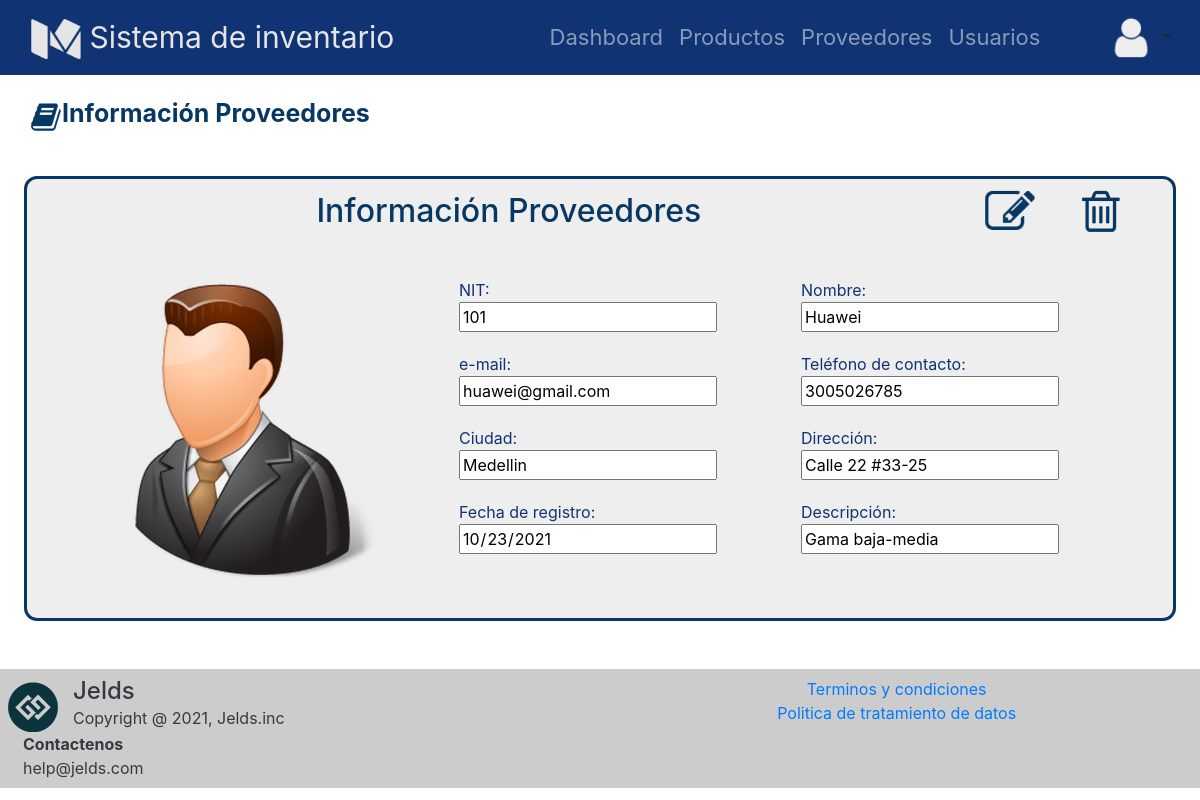
Before: /proveedores/informacion/101 with the older database file.
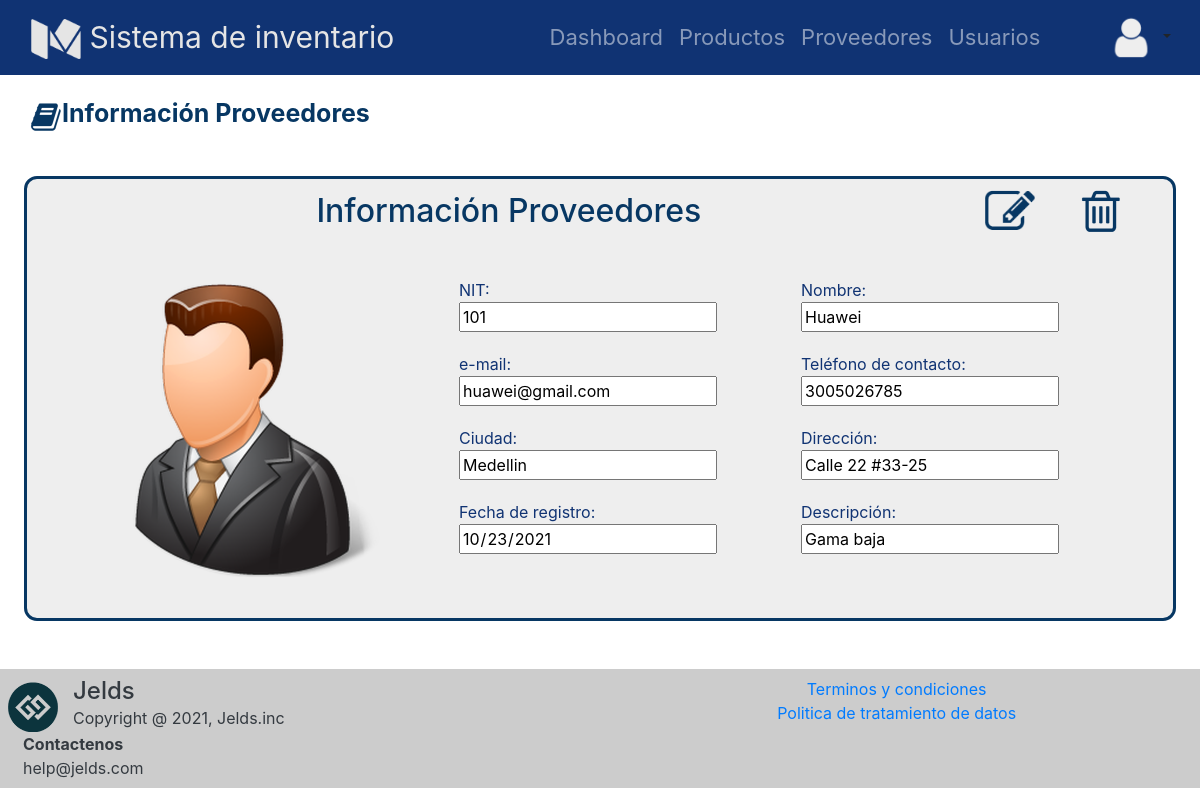
After: the same page with the newer database file.
### tables this page shows
CREATE TABLE proveedor (id_prov INTEGER NOT NULL, nom_prov VARCHAR (25) NOT NULL, dirección_prov VARCHAR (30) NOT NULL, email_prov VARCHAR NOT NULL, fecha_ingreso_prov DATETIME DEFAULT CURRENT_TIMESTAMP, img_prov VARCHAR, ciudad_prov VARCHAR (30) NOT NULL, tel_prov INTEGER, desc_prov TEXT, PRIMARY KEY (id_prov));

### app.py (the view)
@app.route("/proveedores/informacion/<int:id>", methods=["GET"])
def info_proveedor_vista(id):
    proveedor=get_one_proveedor(id)
    submenu="Información"
    menu="Proveedores"
    return render_template('formularioProUser.html', submenu=submenu, menu=menu, tabla=proveedor)

### templates/formularioProUser.html (shortened to what this page needs)
{% extends "base.html" %}
{% block css %}
<link rel="stylesheet" href="{{ url_for('static', filename='css/normalize.min.css') }}">
<link rel="stylesheet" href="https://cdn.jsdelivr.net/npm/bootstrap@4.5.3/dist/css/bootstrap.min.css">
<link rel="stylesheet" href="{{ url_for('static', filename='css/estiloproducto.css') }}">
{% endblock %}
{% block content %}
<section >
    <div class="nombre_titulo">
        <div class="img">
            {% if submenu=='Registrar' %}
            <img src="{{ url_for('static', filename='img/add.png') }}" alt="" width="32" height="32" class="d-inline-block align-text-top">
            {% elif submenu=='Editar' %}
            <img src="{{ url_for('static', filename='img/edit.png') }}" alt="" width="32" height="32" class="d-inline-block align-text-top">
            {% else %}
            <img src="{{ url_for('static', filename='img/info.png') }}" alt="" width="32" height="32" class="d-inline-block align-text-top">
            {% endif %}
        </div>
        <div class="nombre">
            <p>{{submenu}} {{menu}}</p>
        </div>
    </div>
    <div class="presentacion">
        <div class="container">
            <div class="row m-sm-2" id="contenedor_titulo">
                <div class="col-10">
                     <h2>{{submenu}} {{menu}}</h2>
                 </div>
                 {%if submenu=='Registrar' or submenu =='Editar'%}
                 <div class="col" id="col_2">
                     <input type="submit" form="formulario" class="btn btn-outline-success" id="btn_enviar" value="" onsubmit="send()">
                 </div>
                 <div class="col" id="col_2">
                     <input type="reset" form="formulario" class="btn btn-outline-danger" id="btn_cancelar" onclick="location.reload()" value="">
                 </div>
                 {%elif submenu=='Información'%}
                <div class="col" id="col_2">
                    {% if menu=='Productos' %}
                    <a href="{{url_for('editar_producto_vista') }}">
                    {% elif menu=='Proveedores' %}
                    <a href="{{url_for('editar_proveedor_vista',id=tabla[0]) }}">
                    {% else %}
                    <a href="{{url_for('editar_usuario_vista',id=tabla[0])}}">
                    {% endif %}
                        <img src={{ url_for('static', filename='img/edit.png') }}  width="50" class="sobre"/>
                    </a>
                </div>
                <div class="col" id="col_2">
                        <a href="#eliminar{{tabla[0]}}" data-toggle="modal"><input type="image" width="48" src={{ url_for('static', filename='img/delete.png') }} class="sobre" id="btn-eliminar"/></a>
                </div>
                 {% endif %}
            </div>
        </div>
        <div class="foto-formulario">
            {%if submenu == 'Editar'%}
            <div class="foto_producto">
                <div class="contenedor_img">
                    <div id="preview" class="imagen"><img src="/static/img/{{tabla[5]}}" alt=""></div>
                </div>
                <div class="input-group">
                    <input type="file" accept="image/*" form="formulario" name="img" class="" id="seleccionArchivos" aria-describedby="inputGroupFileAddon04" aria-label="Upload" onclick="previsualizar()">
                    <script src="/static/js/script.js"></script>
                </div>
            </div>
            <div class="formulario">
                <form action="/update-{{menu}}"  id="formulario" method="POST">
                    {%if menu=='Usuarios'%}
                    <div>
                        <p>
                            Identificación:
                        </p>
                        <input readonly value="{{tabla[0]}}" maxlength="10" minlength="7" name="content" type="number">
                    </div>
                    {%else%}
                    <div>
                        <p>
                            NIT:
                        </p>
                        <input readonly value="{{tabla[0]}}" name="id" autofocus type="number">
                    </div>
                    {%endif%}
                    <div>
                        <p for="">
                            Nombre:
                        </p>
                        <input value="{{tabla[1]}}" name="nombre" type="text" minlength="2">
                    </div>
                    {%if menu=='Usuarios'%}
                    <div>
                        <p for="">
                            Usuario:
                        </p>
                        <input readonly  value="{{tabla[2]}}" name="usuario" id="contra" type="text" onsubmit="validar_contraseña()">
                    </div>
                    {%else%}
                    <div>
                        <p for="">
                            e-mail:
                        </p>
                        <input value="{{tabla[3]}}" name="email" type="email">
                    </div>
                    {%endif%}
                    {%if menu=='Usuarios'%}
                    <div>
                        <p for="">
                            Contraseña:
                        </p>
                        <input value="{{tabla[3]}}" name="password" type="password" id="password">
                    </div>
                    {%else%}
                    <div>
                        <p for="">
                            Teléfono de contacto:
                        </p>
                        <input value="{{tabla[8]}}" name="telefono" type="number" min="3000000000" max="3600000000">
                    </div>
                    {%endif%}
                    {%if menu=='Usuarios'%}
                    <div>
                        <p for="">
                            E-mail:
                        </p>
                        <input value="{{tabla[4]}}" name="email" type="email">
                    </div>
                    {%else%}
                    <div>
                        <p for="">
                            Ciudad:
                        </p>
                        <input value="{{tabla[4]}}" name="ciudad" type="text">
                    </div>
                    {%endif%}
                    {%if menu=='Usuarios'%}
                    <div>
                        <p for="">
                            Teléfono de contacto:
                        </p>
                        <input value="{{tabla[8]}}" name="telefono" type="number" min="3000000000" max="3600000000">
                    </div>
                    {%else%}
                    <div>
                        <p for="">
                            Dirección:
                        </p>
                        <input value="{{tabla[2]}}" name="direccion" type="text" min="">
                    </div>
                    {%endif%}
                    <div>
                        <p for="">
                            Fecha de registro:
                        </p>
                        <input value="{{tabla[6]}}" type="date" name="fregistro" placeholder="dd/mm/aaaa" required>
                    </div>
                    {%if menu!='Usuarios'%}
                    <div>
                        <p for="">
                            Descripción:
                        </p>
                        <input value="{{tabla[7]}}" name="descripcion" type="text">
                    </div>
                    <div>
                    {%endif%}
                    {% if menu=='Usuarios' %}
                    <div>
                        <p for="">
                            Rol:
                        </p>
                        <select name="rol">
                            {%if tabla[7]=='1'%}
                            <option value="1">Usuario final</option>
                            <option value="2">Administrador</option>
                            <option value="3">Super administrador</option>
                            {%elif tabla[7]=='2'%}
                            <option value="2">Administrador</option>
                            <option value="1">Usuario final</option>
                            <option value="3">Super administrador</option>
                            {%else%}
                            <option value="3">Super administrador</option>
                            <option value="1">Usuario final</option>
                            <option value="2">Administrador</option>
                            {%endif%}
                        </select>
                    </div>
                    {% endif %}
                </form>
            </div>
            {%elif submenu =='Información'%}
            <div class="foto_producto">
                <img src='/static/img/{{tabla[5]}}'/>
            </div>
            <div class="formulario">
                <form action="" method="GET">
                    {%if menu=='Usuarios'%}
                    <div>
                        <p>
                            Identificación:
                        </p>
                        <input readonly value="{{tabla[0]}}" maxlength="10" minlength="7" name="content" type="number">
                    </div>
                    {%else%}
                    <div>
                        <p>
                            NIT:
                        </p>
                        <input readonly value="{{tabla[0]}}" autofocus type="number">
                    </div>
                    {%endif%}
                    <div>
                        <p for="">
                            Nombre:
                        </p>
                        <input readonly value="{{tabla[1]}}" name="nombre" type="text" minlength="2">
                    </div>
                    {%if menu=='Usuarios'%}
                    <div>
                        <p for="">
                            Usuario:
                        </p>
                        <input readonly value="{{tabla[2]}}" name="usuario" id="contra" type="text" onsubmit="validar_contraseña()">
                    </div>
                    {%else%}
                    <div>
                        <p for="">
                            e-mail:
                        </p>
                        <input readonly value="{{tabla[3]}}" name="email" type="email">
                    </div>
                    {%endif%}
                    {%if menu=='Usuarios'%}
                    <div>
                        <p for="">
                            Password:
                        </p>
                        <input readonly value="{{tabla[3]}}" name="password" type="password">
                    </div>
                    {%else%}
                    <div>
                        <p for="">
                            Teléfono de contacto:
                        </p>
                        <input  readonly value="{{tabla[8]}}" name="telefono" type="number" min="3000000000" max="3600000000">
                    </div>
                    {%endif%}
                    {%if menu=='Usuarios'%}
                    <div>
                        <p for="">
                            E-mail:
                        </p>
                        <input readonly value="{{tabla[4]}}" name="email" type="email">
                    </div>
                    {%else%}
                    <div>
                        <p for="">
                            Ciudad:
                        </p>
                        <input readonly value="{{tabla[4]}}" name="ciudad" type="text">
                    </div>
                    {%endif%}
                    {%if menu=='Usuarios'%}
                    <div>
                        <p for="">
                            Teléfono de contacto:
                        </p>
                        <input readonly value="{{tabla[8]}}" name="telefono" type="number" min="3000000000" max="3600000000">
                    </div>
                    {%else%}
                    <div>
                        <p for="">
                            Dirección:
                        </p>
                        <input readonly value="{{tabla[2]}}" name="direccion" type="text" min="">
                    </div>
                    {%endif%}
                    <div>
                        <p for="">
                            Fecha de registro:
                        </p>
                        <input readonly value="{{tabla[6]}}" type="date" name="fregistro" placeholder="dd/mm/aaaa" required>
                    </div>
                    {%if menu!='Usuarios'%}
                    <div>
                        <p for="">
                            Descripción:
                        </p>
                        <input readonly value="{{tabla[7]}}" name="descripcion" type="text">
                    </div>
                    {%endif%}
                </form>
            </div>
            {%endif%}
        </div>
    </div>
</section>
{% endblock %}

### templates/base.html (shortened to what this page needs)
<!doctype html>
<html lang="en">
   <head>
      {% block css %}{% endblock %}
      <link rel="stylesheet" href="{{ url_for('static', filename='css/estiloheader.css') }}">
   </head>
   <body>
      <nav class="navbar navbar-expand-md navbar-dark">
        <div class="container-fluid">
            <a class="navbar-brand display-6" href="#">
              <img src="{{ url_for('static', filename='img/inventario.png') }}" alt="" width="50" height="40" class="d-inline-block align-text-top">
              Sistema de inventario
            </a>
        </div>
        <div class="collapse navbar-collapse " id="navbarNav">
            <ul class="navbar-nav">
                <li class="nav-item">
                    <a class="nav-link" href="{{url_for('dashboard_vista') }}">Dashboard</a>
                </li>
                <li class="nav-item">
                    <a class="nav-link" href="{{url_for('productos_vista') }}">Productos</a>
                </li>
                <li class="nav-item">
                    <a class="nav-link" href="{{url_for('proveedores_vista') }}">Proveedores</a>
                </li>
                <li class="nav-item mr-5">
                    <a class="nav-link" href="{{url_for('usuarios_vista') }}">Usuarios</a>
                </li>
            </ul>
            <div class="dropdown show">
                <a class="btn dropdown-toggle" href="#" role="button" id="dropdownMenuLink" data-toggle="dropdown" aria-haspopup="true" aria-expanded="false">
                    <img src="{{ url_for('static', filename='img/user.png') }}" alt=""  width="45" height="45">
                </a>
            </div>
        </div>
    </nav>
    {% block content %}
    {% endblock %}
    <footer class="text-white text-center text-lg-start mt-5">
      <div class="container-fluid text-dark" style="background-color: #CCCCCC">
          <div class="row p-2">
            <div class="logo" class="col">
                <img src="{{ url_for('static', filename='img/logo-2.png') }}" alt="logo" width="50" height="50">
            </div>
            <div class="col col-md-7">
                <h4>Jelds</h4>
                <p>Copyright @ 2021, Jelds.inc</p>
            </div>
            <div class="col col-md-3">
                <div>
                    <a href="">Terminos y condiciones</a>
                </div>
                <div>
                    <a href="">Politica de tratamiento de datos</a>
                </div>
            </div>
            <div class="col">
                <p class="font-weight-bold">Contactenos</p>
                <p>help@jelds.com</p>
            </div>
          </div>
      </div>
    </footer>
   </body>
</html>

Changed rows visible on the page:
changed proveedor "Huawei": descripcion "Gama baja-media" → "Gama baja"
